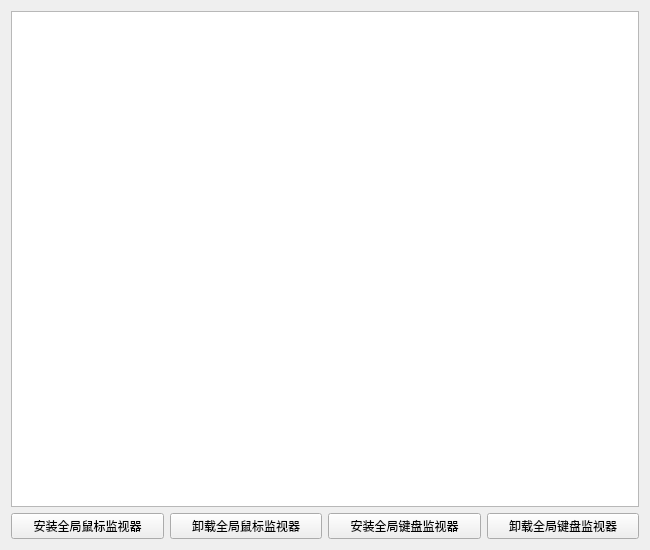
<?xml version="1.0" encoding="UTF-8"?>
<ui version="4.0">
 <class>CGlobalDetector</class>
 <widget class="QWidget" name="CGlobalDetector">
  <property name="geometry">
   <rect>
    <x>0</x>
    <y>0</y>
    <width>650</width>
    <height>550</height>
   </rect>
  </property>
  <property name="windowTitle">
   <string>CGlobalDetector</string>
  </property>
  <layout class="QVBoxLayout" name="verticalLayout">
   <item>
    <widget class="QTextEdit" name="textEdit">
     <property name="mouseTracking">
      <bool>true</bool>
     </property>
     <property name="readOnly">
      <bool>true</bool>
     </property>
    </widget>
   </item>
   <item>
    <layout class="QHBoxLayout" name="horizontalLayout">
     <item>
      <widget class="QPushButton" name="btn_InstallMouse">
       <property name="text">
        <string>安装全局鼠标监视器</string>
       </property>
      </widget>
     </item>
     <item>
      <widget class="QPushButton" name="btn_RemoveMouse">
       <property name="text">
        <string>卸载全局鼠标监视器</string>
       </property>
      </widget>
     </item>
     <item>
      <widget class="QPushButton" name="btn_InstallKey">
       <property name="text">
        <string>安装全局键盘监视器</string>
       </property>
      </widget>
     </item>
     <item>
      <widget class="QPushButton" name="btn_RemoveKey">
       <property name="text">
        <string>卸载全局键盘监视器</string>
       </property>
      </widget>
     </item>
    </layout>
   </item>
  </layout>
 </widget>
 <resources/>
 <connections/>
</ui>
